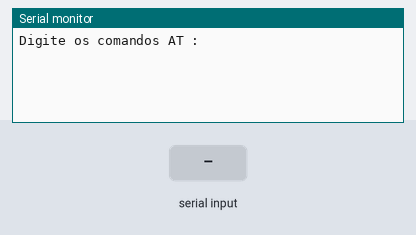
Simulated run of this sketch. Board: Arduino Uno, built with avr-gcc and run on an emulated ATmega328P. Shown: the last lines printed to the serial monitor. The test bench sets the inputs (shaded band).

Above: at 1.2 s.
1.3 s: "1" received over the second serial link
At 2.2 s:
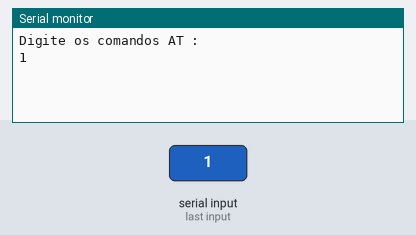
2.8 s: "0" received over the second serial link
At 3.4 s:
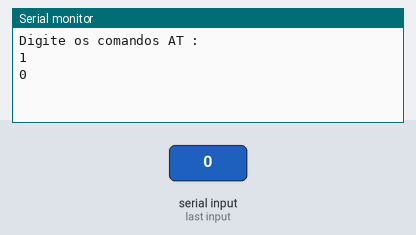

The sketch:

confBLUE.ino
```cpp
//Carrega a biblioteca SoftwareSerial
#include <SoftwareSerial.h>

//Define os pinos para a serial  (RX, TX)
SoftwareSerial MinhaSerial(6,7);
String command = "";

void setup() {
   //Inicia a serial
  Serial.begin(9600);
  Serial.println("Digite os comandos AT :");
  //Inicia a serial configurada nas portas 6 e 7
  MinhaSerial.begin(9600);
}

void loop() {
  if (MinhaSerial.available())
  {
     while(MinhaSerial.available())
     {
       command=command+(char)MinhaSerial.read();
     }
   Serial.println(command);
   command = "";
  }

  if (Serial.available())
  {
    delay(10);
    MinhaSerial.write(Serial.read());
  }
}
```

Measured:
- after the input at 1.3 s, the serial monitor: prints a new line at once (image 1)
- after the input at 2.8 s, the serial monitor: prints a new line at once (image 2)
